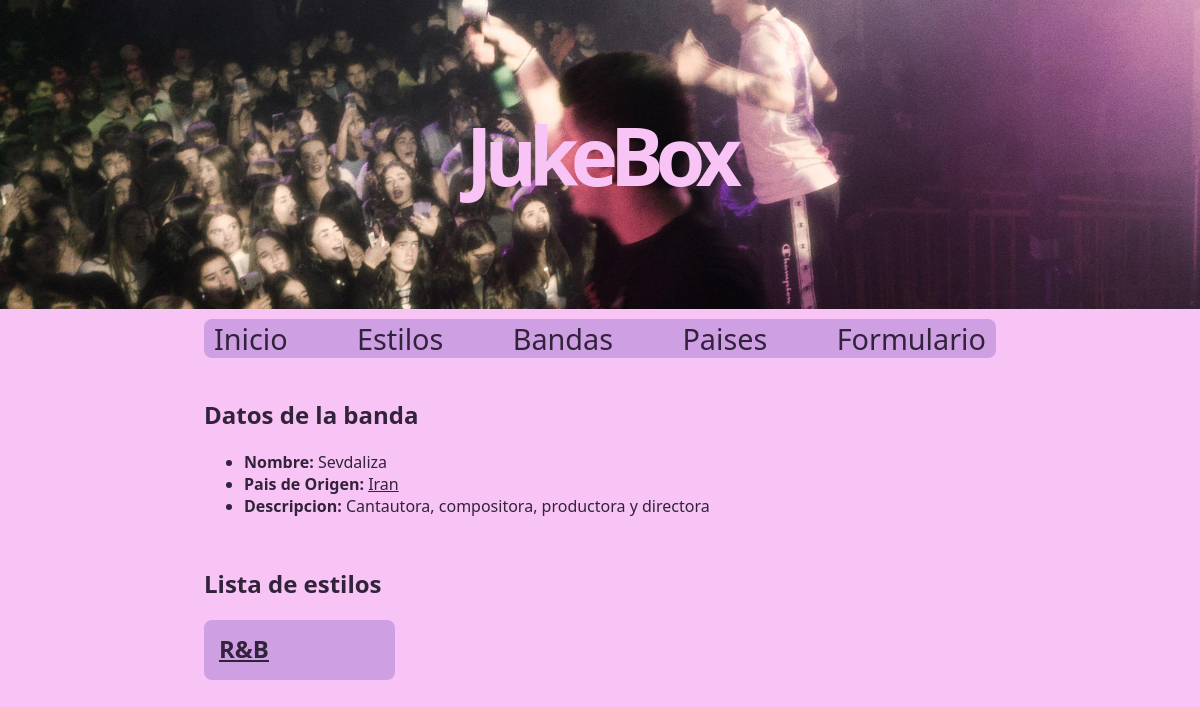
The page /bandas/12 on the database as committed earlier.
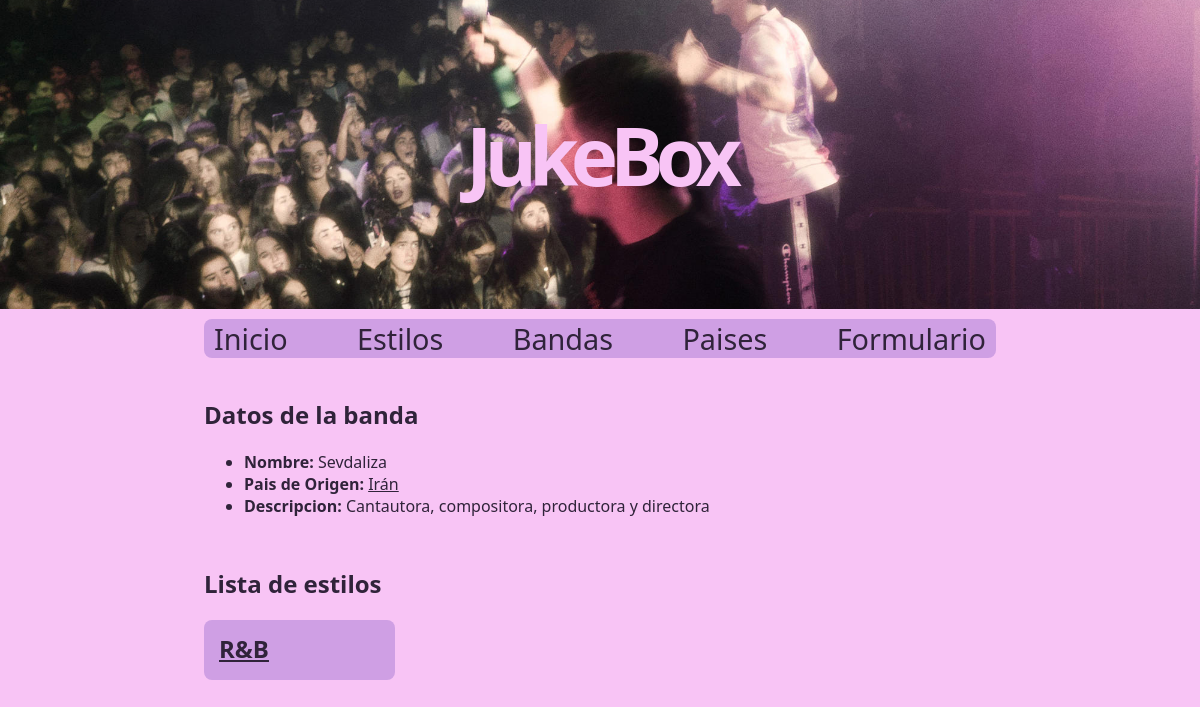
The same page on the database as committed later.
### appJukeBox/models.py (models this page shows, shortened)
class Banda(models.Model):
    nombre = models.CharField(max_length=100)
    pais = models.ForeignKey(Pais, on_delete=models.SET_NULL, null=True)
    descripcion = models.TextField()
    estilos = models.ManyToManyField(Estilo)
    imagen = models.ImageField(null=True, blank=True ,upload_to="images/")

class Pais(models.Model):
    nombre = models.CharField(max_length=50)
    def __str__(self):
        return self.nombre

### appJukeBox/views.py (the view)
# urls.py: path('bandas/<int:banda_id>', views.show_banda, name='banda'),
def show_banda(request, banda_id):
	banda = get_object_or_404(Banda, pk=banda_id)
	estilos = banda.estilos.all()
	context = {'banda': banda, 'estilos': estilos}
	return render(request, 'banda.html', context)

### appJukeBox/templates/banda.html (shortened to what this page needs)
{% extends "base.html" %}
{% block contenido %}
    <h2>Datos de la banda</h2>
        {% if banda %}
            <section class="detail">
                <ul>
                    <li>
                        <b>Nombre:</b>
                        {{ banda.nombre}}
                    </li>
                    <li>
                        <b>Pais de Origen:</b>
                        <a href="/paises/{{ banda.pais.id }}">{{ banda.pais}}</a>
                    </li>
                    <li>
                        <b>Descripcion:</b>
                        {{ banda.descripcion}}
                    </li>
                </ul>
            </section>
            <h2>Lista de estilos</h2>
            <section class="container">
                {% if estilos %}
                    {% for e in estilos %}
                    <div class="card">
                        <div class="card-content">
                            <h2>
                                <a href="/estilos/{{ e.id }}">{{ e.nombre}}</a>
                            </h2>
                        </div>
                    </div>
                    {% endfor %}
                {% else %}
                    <p>No hay paises añadidos.</p>
                {% endif %}
            </section>
        {% else %}
            <p>No existe esta banda.</p>
        {% endif %}
{% endblock %}

Rows that differ between the two databases and show on the page:
changed through a linked row, Banda "Sevdaliza": pais "Iran" → "Irán"
